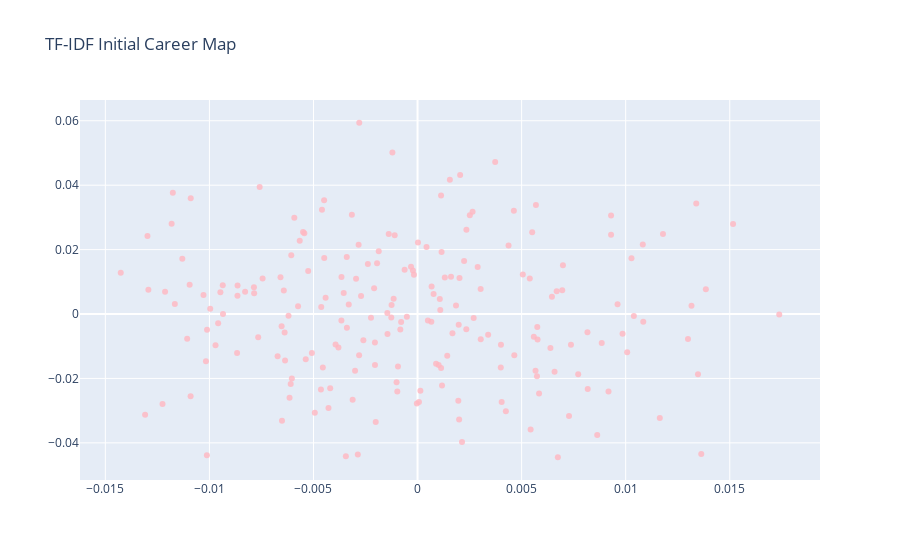

This figure's notebook cell:
### Code cell
import plotly.graph_objects as go

# Display data
fig = go.Figure()

fig.add_trace(go.Scatter(
    x=w2v_matrix[:,0], y=w2v_matrix[:,1],
    text=train['posTitle'], # ! LABELS ARE WRONG
    mode='markers',
    marker_color='rgba(255, 182, 193, .8)'
))
fig.update_layout(title='TF-IDF Initial Career Map')

### Figure 1 — Plotly figure (JSON) as saved in the notebook; plotly's stock layout.template omitted (floating-point values rounded to 4 significant figures; data arrays with more than 128 entries replaced by an {"elided": "..."} marker saying what was removed)
{"data": [{"marker": {"color": "rgba(255, 182, 193, .8)"}, "mode": "markers", "text": {"elided": "2817 str values"}, "type": "scatter", "x": {"elided": "200 float values"}, "y": {"elided": "200 float values"}}], "layout": {"title": {"text": "TF-IDF Initial Career Map"}}}
